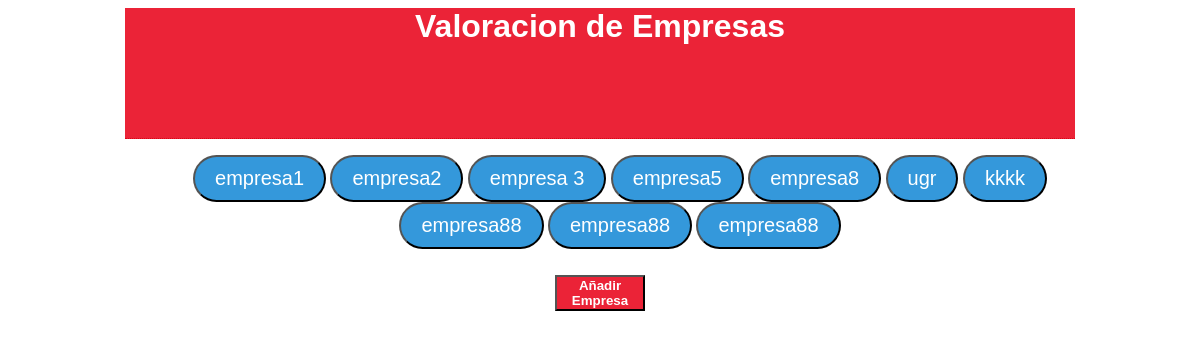
Screenshot of /empresas/ with the database file from the repository.
### empresas/models.py (models this page shows, shortened)
class Empresas (models.Model):
	nombre = models.CharField (max_length=200)
	correo = models.CharField (max_length=200)

### empresas/views.py (the view)
def index (request):
	"""Vista de la pagina principal de la aplicacion.
		En ella se listan las empresas que hay registradas
		Tambien se da la opcion de registrar una nueva empresa

		:Parameters:
             - `request`: Solicitud.

	"""
	lista_ultimas_empresas = Empresas.objects.all()
	context = {'lista_ultimas_empresas': lista_ultimas_empresas}
	return render(request, 'empresas/index.html', context)

### empresas/templates/empresas/index.html (shortened to what this page needs)
{% load staticfiles %}
<html>
<head>
	<link rel="stylesheet" href="{% static 'css/empresas.css' %}">
</head>
<div id="Contenedor">
	<div id="Cabecera" align="center">
		<h1 class="titulo"> <strong>Valoracion de Empresas</strong></h1>
	</div>
	<div id="Cuerpo" align="center">
		{% if lista_ultimas_empresas %}
			<ul>
			{% for empresa in lista_ultimas_empresas %}
				<a href="/empresas/{{ empresa.id }}/"><button type="button" class="btn" />{{ empresa.nombre }}</button></a>
			{% endfor %}
			</ul>
		{% else %}
		    <p>No hay empresas.</p>
		{% endif %}
		<a href="/empresas/add_empresa/"><button type="button" class="boton" /><strong>Añadir Empresa</strong></button></a><br />
	</div>
</div>
</html>

### empresas/static/css/empresas.css (style rules this page uses)
h2,h3,a,body,p,input { font-family:sans-serif; }
#contenedor { width:950px; height:auto; margin:auto; }
#Cabecera { width:950px; height:130px; background-color: #EB2337; border-bottom: dotted 1px #da0717; margin:auto; }
#Cuerpo { width: 950px; margin: auto; }
.Titulo { background-color: #EB2337; text-align: center; color: white; }
.boton { width:90px; height:auto; background-color: #EB2337; color:white; margin-top:10px; }
.btn { background: #3498db; -webkit-border-radius: 28; -moz-border-radius: 28; border-radius: 28px; font-family: Arial; color: #ffffff; font-size: 20px; padding: 10px 20px 10px 20px; text-decoration: none; }

### rows the page displays
Empresas: nombre "empresa1"
Empresas: nombre "empresa2"
Empresas: nombre "empresa 3"
Empresas: nombre "empresa5"
Empresas: nombre "empresa8"
Empresas: nombre "ugr"
Empresas: nombre "kkkk"
Empresas: nombre "empresa88"
Empresas: nombre "empresa88"
Empresas: nombre "empresa88"
